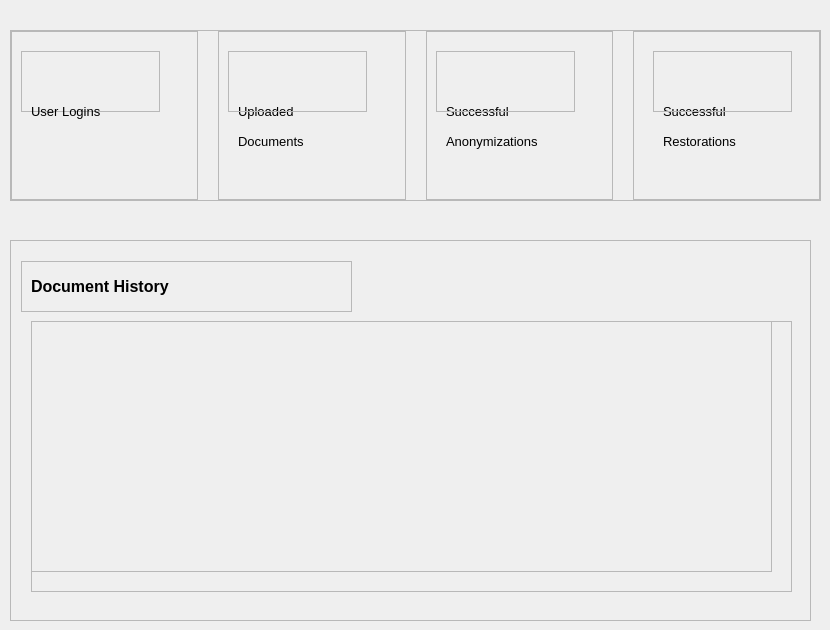
            <widget class="QWidget" name="pageActivity">
             <widget class="QFrame" name="frame_8">
              <property name="geometry">
               <rect>
                <x>10</x>
                <y>30</y>
                <width>811</width>
                <height>171</height>
               </rect>
              </property>
              <property name="frameShape">
               <enum>QFrame::StyledPanel</enum>
              </property>
              <property name="frameShadow">
               <enum>QFrame::Raised</enum>
              </property>
              <layout class="QHBoxLayout" name="horizontalLayout_6">
               <property name="spacing">
                <number>20</number>
               </property>
               <property name="leftMargin">
                <number>0</number>
               </property>
               <property name="topMargin">
                <number>0</number>
               </property>
               <property name="rightMargin">
                <number>0</number>
               </property>
               <property name="bottomMargin">
                <number>0</number>
               </property>
               <item>
                <widget class="QFrame" name="box1">
                 <property name="frameShape">
                  <enum>QFrame::StyledPanel</enum>
                 </property>
                 <property name="frameShadow">
                  <enum>QFrame::Raised</enum>
                 </property>
                 <widget class="QFrame" name="frame_9">
                  <property name="geometry">
                   <rect>
                    <x>10</x>
                    <y>20</y>
                    <width>139</width>
                    <height>61</height>
                   </rect>
                  </property>
                  <property name="frameShape">
                   <enum>QFrame::StyledPanel</enum>
                  </property>
                  <property name="frameShadow">
                   <enum>QFrame::Raised</enum>
                  </property>
                  <layout class="QHBoxLayout" name="horizontalLayout_7">
                   <item alignment="Qt::AlignTop">
                    <widget class="QLabel" name="calNumber1">
                     <property name="minimumSize">
                      <size>
                       <width>0</width>
                       <height>0</height>
                      </size>
                     </property>
                     <property name="font">
                      <font>
                       <pointsize>12</pointsize>
                       <weight>75</weight>
                       <bold>true</bold>
                      </font>
                     </property>
                     <property name="text">
                      <string/>
                     </property>
                    </widget>
                   </item>
                  </layout>
                 </widget>
                 <widget class="QLabel" name="label_7">
                  <property name="geometry">
                   <rect>
                    <x>20</x>
                    <y>70</y>
                    <width>111</width>
                    <height>21</height>
                   </rect>
                  </property>
                  <property name="font">
                   <font>
                    <pointsize>10</pointsize>
                   </font>
                  </property>
                  <property name="text">
                   <string>User Logins</string>
                  </property>
                 </widget>
                 <widget class="QLabel" name="label_6">
                  <property name="geometry">
                   <rect>
                    <x>110</x>
                    <y>20</y>
                    <width>50</width>
                    <height>50</height>
                   </rect>
                  </property>
                  <property name="minimumSize">
                   <size>
                    <width>35</width>
                    <height>50</height>
                   </size>
                  </property>
                  <property name="maximumSize">
                   <size>
                    <width>50</width>
                    <height>16777215</height>
                   </size>
                  </property>
                  <property name="text">
                   <string/>
                  </property>
                  <property name="pixmap">
                   <pixmap>group_16809493.png</pixmap>
                  </property>
                  <property name="scaledContents">
                   <bool>true</bool>
                  </property>
                 </widget>
                </widget>
               </item>
               <item>
                <widget class="QFrame" name="box2">
                 <property name="frameShape">
                  <enum>QFrame::StyledPanel</enum>
                 </property>
                 <property name="frameShadow">
                  <enum>QFrame::Raised</enum>
                 </property>
                 <widget class="QLabel" name="label_8">
                  <property name="geometry">
                   <rect>
                    <x>20</x>
                    <y>70</y>
                    <width>111</width>
                    <height>21</height>
                   </rect>
                  </property>
                  <property name="font">
                   <font>
                    <pointsize>10</pointsize>
                   </font>
                  </property>
                  <property name="text">
                   <string>Uploaded </string>
                  </property>
                 </widget>
                 <widget class="QLabel" name="label_9">
                  <property name="geometry">
                   <rect>
                    <x>110</x>
                    <y>20</y>
                    <width>50</width>
                    <height>50</height>
                   </rect>
                  </property>
                  <property name="minimumSize">
                   <size>
                    <width>35</width>
                    <height>50</height>
                   </size>
                  </property>
                  <property name="maximumSize">
                   <size>
                    <width>50</width>
                    <height>16777215</height>
                   </size>
                  </property>
                  <property name="text">
                   <string/>
                  </property>
                  <property name="pixmap">
                   <pixmap>archive_18308534.png</pixmap>
                  </property>
                  <property name="scaledContents">
                   <bool>true</bool>
                  </property>
                 </widget>
                 <widget class="QFrame" name="frame_10">
                  <property name="geometry">
                   <rect>
                    <x>10</x>
                    <y>20</y>
                    <width>139</width>
                    <height>61</height>
                   </rect>
                  </property>
                  <property name="frameShape">
                   <enum>QFrame::StyledPanel</enum>
                  </property>
                  <property name="frameShadow">
                   <enum>QFrame::Raised</enum>
                  </property>
                  <layout class="QHBoxLayout" name="horizontalLayout_8">
                   <item alignment="Qt::AlignTop">
                    <widget class="QLabel" name="calNumber2">
                     <property name="minimumSize">
                      <size>
                       <width>0</width>
                       <height>0</height>
                      </size>
                     </property>
                     <property name="font">
                      <font>
                       <pointsize>12</pointsize>
                       <weight>75</weight>
                       <bold>true</bold>
                      </font>
                     </property>
                     <property name="text">
                      <string/>
                     </property>
                    </widget>
                   </item>
                  </layout>
                 </widget>
                 <widget class="QLabel" name="label_10">
                  <property name="geometry">
                   <rect>
                    <x>20</x>
                    <y>100</y>
                    <width>111</width>
                    <height>21</height>
                   </rect>
                  </property>
                  <property name="font">
                   <font>
                    <pointsize>10</pointsize>
                   </font>
                  </property>
                  <property name="text">
                   <string>Documents</string>
                  </property>
                 </widget>
                </widget>
               </item>
               <item>
                <widget class="QFrame" name="box3">
                 <property name="frameShape">
                  <enum>QFrame::StyledPanel</enum>
                 </property>
                 <property name="frameShadow">
                  <enum>QFrame::Raised</enum>
                 </property>
                 <widget class="QLabel" name="label_24">
                  <property name="geometry">
                   <rect>
                    <x>20</x>
                    <y>70</y>
                    <width>111</width>
                    <height>21</height>
                   </rect>
                  </property>
                  <property name="font">
                   <font>
                    <pointsize>10</pointsize>
                   </font>
                  </property>
                  <property name="text">
                   <string>Successful</string>
                  </property>
                 </widget>
                 <widget class="QLabel" name="label_25">
                  <property name="geometry">
                   <rect>
                    <x>110</x>
                    <y>20</y>
                    <width>50</width>
                    <height>50</height>
                   </rect>
                  </property>
                  <property name="minimumSize">
                   <size>
                    <width>35</width>
                    <height>50</height>
                   </size>
                  </property>
                  <property name="maximumSize">
                   <size>
                    <width>50</width>
                    <height>16777215</height>
                   </size>
                  </property>
                  <property name="text">
                   <string/>
                  </property>
                  <property name="pixmap">
                   <pixmap>trophy_9737648.png</pixmap>
                  </property>
                  <property name="scaledContents">
                   <bool>true</bool>
                  </property>
                 </widget>
                 <widget class="QFrame" name="frame_18">
                  <property name="geometry">
                   <rect>
                    <x>10</x>
                    <y>20</y>
                    <width>139</width>
                    <height>61</height>
                   </rect>
                  </property>
                  <property name="frameShape">
                   <enum>QFrame::StyledPanel</enum>
                  </property>
                  <property name="frameShadow">
                   <enum>QFrame::Raised</enum>
                  </property>
                  <layout class="QHBoxLayout" name="horizontalLayout_12">
                   <item alignment="Qt::AlignTop">
                    <widget class="QLabel" name="calNumber3">
                     <property name="minimumSize">
                      <size>
                       <width>0</width>
                       <height>0</height>
                      </size>
                     </property>
                     <property name="font">
                      <font>
                       <pointsize>12</pointsize>
                       <weight>75</weight>
                       <bold>true</bold>
                      </font>
                     </property>
                     <property name="text">
                      <string/>
                     </property>
                    </widget>
                   </item>
                  </layout>
                 </widget>
                 <widget class="QLabel" name="label_26">
                  <property name="geometry">
                   <rect>
                    <x>20</x>
                    <y>100</y>
                    <width>111</width>
                    <height>21</height>
                   </rect>
                  </property>
                  <property name="font">
                   <font>
                    <pointsize>10</pointsize>
                   </font>
                  </property>
                  <property name="text">
                   <string>Anonymizations</string>
                  </property>
                 </widget>
                </widget>
               </item>
               <item>
                <widget class="QFrame" name="box4">
                 <property name="frameShape">
                  <enum>QFrame::StyledPanel</enum>
                 </property>
                 <property name="frameShadow">
                  <enum>QFrame::Raised</enum>
                 </property>
                 <widget class="QLabel" name="label_27">
                  <property name="geometry">
                   <rect>
                    <x>30</x>
                    <y>70</y>
                    <width>111</width>
                    <height>21</height>
                   </rect>
                  </property>
                  <property name="font">
                   <font>
                    <pointsize>10</pointsize>
                   </font>
                  </property>
                  <property name="text">
                   <string>Successful</string>
                  </property>
                 </widget>
                 <widget class="QLabel" name="label_28">
                  <property name="geometry">
                   <rect>
                    <x>120</x>
                    <y>20</y>
                    <width>50</width>
                    <height>50</height>
                   </rect>
                  </property>
                  <property name="minimumSize">
                   <size>
                    <width>35</width>
                    <height>50</height>
                   </size>
                  </property>
                  <property name="maximumSize">
                   <size>
                    <width>50</width>
                    <height>16777215</height>
                   </size>
                  </property>
                  <property name="text">
                   <string/>
                  </property>
                  <property name="pixmap">
                   <pixmap>restore-settings_12500322.png</pixmap>
                  </property>
                  <property name="scaledContents">
                   <bool>true</bool>
                  </property>
                 </widget>
                 <widget class="QFrame" name="frame_19">
                  <property name="geometry">
                   <rect>
                    <x>20</x>
                    <y>20</y>
                    <width>139</width>
                    <height>61</height>
                   </rect>
                  </property>
                  <property name="frameShape">
                   <enum>QFrame::StyledPanel</enum>
                  </property>
                  <property name="frameShadow">
                   <enum>QFrame::Raised</enum>
                  </property>
                  <layout class="QHBoxLayout" name="horizontalLayout_13">
                   <item alignment="Qt::AlignTop">
                    <widget class="QLabel" name="calNumber4">
                     <property name="minimumSize">
                      <size>
                       <width>0</width>
                       <height>0</height>
                      </size>
                     </property>
                     <property name="font">
                      <font>
                       <pointsize>12</pointsize>
                       <weight>75</weight>
                       <bold>true</bold>
                      </font>
                     </property>
                     <property name="text">
                      <string/>
                     </property>
                    </widget>
                   </item>
                  </layout>
                 </widget>
                 <widget class="QLabel" name="label_29">
                  <property name="geometry">
                   <rect>
                    <x>30</x>
                    <y>100</y>
                    <width>111</width>
                    <height>21</height>
                   </rect>
                  </property>
                  <property name="font">
                   <font>
                    <pointsize>10</pointsize>
                   </font>
                  </property>
                  <property name="text">
                   <string>Restorations</string>
                  </property>
                 </widget>
                </widget>
               </item>
              </layout>
             </widget>
             <widget class="QFrame" name="frame_20">
              <property name="geometry">
               <rect>
                <x>10</x>
                <y>240</y>
                <width>801</width>
                <height>381</height>
               </rect>
              </property>
              <property name="frameShape">
               <enum>QFrame::StyledPanel</enum>
              </property>
              <property name="frameShadow">
               <enum>QFrame::Raised</enum>
              </property>
              <layout class="QHBoxLayout" name="horizontalLayout_14">
               <property name="spacing">
                <number>20</number>
               </property>
               <property name="leftMargin">
                <number>0</number>
               </property>
               <property name="topMargin">
                <number>0</number>
               </property>
               <property name="rightMargin">
                <number>0</number>
               </property>
               <property name="bottomMargin">
                <number>0</number>
               </property>
               <item>
                <widget class="QWidget" name="infoBox1" native="true">
                 <widget class="QFrame" name="frame_21">
                  <property name="geometry">
                   <rect>
                    <x>10</x>
                    <y>20</y>
                    <width>331</width>
                    <height>51</height>
                   </rect>
                  </property>
                  <property name="frameShape">
                   <enum>QFrame::StyledPanel</enum>
                  </property>
                  <property name="frameShadow">
                   <enum>QFrame::Raised</enum>
                  </property>
                  <widget class="QLabel" name="label_5">
                   <property name="geometry">
                    <rect>
                     <x>10</x>
                     <y>10</y>
                     <width>251</width>
                     <height>31</height>
                    </rect>
                   </property>
                   <property name="font">
                    <font>
                     <pointsize>12</pointsize>
                     <weight>75</weight>
                     <italic>false</italic>
                     <bold>true</bold>
                    </font>
                   </property>
                   <property name="text">
                    <string>Document History</string>
                   </property>
                  </widget>
                 </widget>
                 <widget class="QFrame" name="frame_22">
                  <property name="geometry">
                   <rect>
                    <x>20</x>
                    <y>80</y>
                    <width>761</width>
                    <height>271</height>
                   </rect>
                  </property>
                  <property name="frameShape">
                   <enum>QFrame::StyledPanel</enum>
                  </property>
                  <property name="frameShadow">
                   <enum>QFrame::Raised</enum>
                  </property>
                  <widget class="QScrollArea" name="historyScroll">
                   <property name="geometry">
                    <rect>
                     <x>0</x>
                     <y>0</y>
                     <width>741</width>
                     <height>251</height>
                    </rect>
                   </property>
                   <property name="widgetResizable">
                    <bool>true</bool>
                   </property>
                   <widget class="QWidget" name="scrollAreaWidgetContents_3">
                    <property name="geometry">
                     <rect>
                      <x>0</x>
                      <y>0</y>
                      <width>741</width>
                      <height>251</height>
                     </rect>
                    </property>
                   </widget>
                  </widget>
                 </widget>
                </widget>
               </item>
              </layout>
             </widget>
            </widget>
